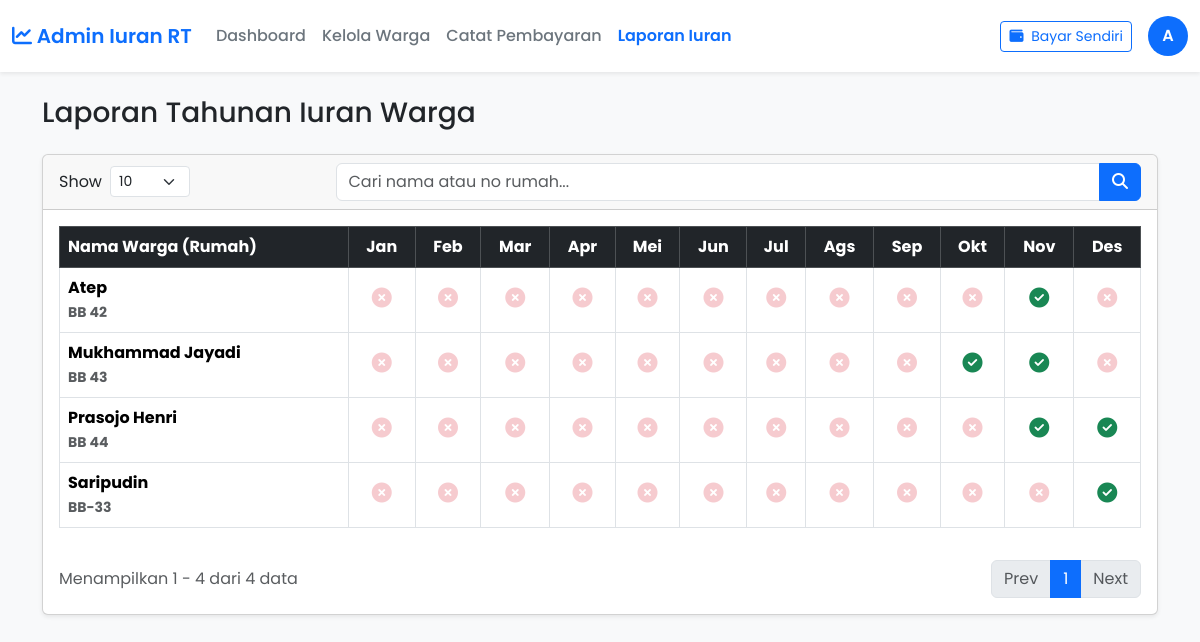
/admin/laporan.php (signed in), run on the app's committed database.
### tables this page shows
CREATE TABLE `profil_warga` (
  `id_warga` int NOT NULL,
  `id_pengguna` int DEFAULT NULL,
  `nama_lengkap` varchar(100) NOT NULL,
  `no_rumah` varchar(10) NOT NULL,
  `no_telepon` varchar(20) DEFAULT NULL
);

### admin/laporan.php (the view, shortened to what this page needs)
<?php
include 'templates/header.php';
$tahun_laporan = isset($_GET['tahun']) ? intval($_GET['tahun']) : date('Y');
$search = isset($_GET['search']) ? $_GET['search'] : '';
$limit = isset($_GET['limit']) ? intval($_GET['limit']) : 10;
$page = isset($_GET['page']) ? intval($_GET['page']) : 1;
$offset = ($page - 1) * $limit;
$where_clause = "WHERE 1=1";
$total_res = $conn->query("SELECT COUNT(*) as total FROM profil_warga w $where_clause");
$total_warga = $total_res->fetch_assoc()['total'];
$total_pages = ($limit == -1) ? 1 : ceil($total_warga / $limit);
$sql = "
    SELECT
        w.id_warga,
        w.nama_lengkap,
        w.no_rumah,
        GROUP_CONCAT(SUBSTRING(t.periode_tagihan, 6, 2)) as bulan_lunas
    FROM
        profil_warga w
    LEFT JOIN
        transaksi t ON w.id_warga = t.id_warga AND t.periode_tagihan LIKE '$tahun_laporan-%'
    $where_clause
    GROUP BY
        w.id_warga
    ORDER BY
        w.no_rumah ASC
";
if ($limit != -1) {
    $sql .= " LIMIT $limit OFFSET $offset";
}
$warga_result = $conn->query($sql);
$bulan_nama = [1 => 'Jan', 'Feb', 'Mar', 'Apr', 'Mei', 'Jun', 'Jul', 'Ags', 'Sep', 'Okt', 'Nov', 'Des'];
$start_entry = ($total_warga == 0) ? 0 : $offset + 1;
$end_entry = ($limit == -1) ? $total_warga : min($offset + $limit, $total_warga);
?>
<h3 class="mb-4">Laporan Tahunan Iuran Warga</h3>
<div class="card shadow-sm">
    <div class="card-header">
        <div class="row align-items-center">
            <div class="col-md-3">
                <form method="GET" action="" class="d-flex align-items-center">
                    <label class="form-label me-2 mb-0">Show</label>
                    <select name="limit" class="form-select form-select-sm" style="width: 80px;" onchange="this.form.submit()">
                        <option value="10" <?php if ($limit == 10) echo 'selected'; ?>>10</option>
                    </select>
                </form>
            </div>
            <div class="col-md-9">
                <form method="GET">
                    <div class="input-group">
                        <input type="text" name="search" class="form-control" placeholder="Cari nama atau no rumah..." value="<?php echo htmlspecialchars($search); ?>">
                        <button class="btn btn-primary" type="submit"><i class="fas fa-search"></i></button>
                    </div>
                </form>
            </div>
        </div>
    </div>
    <div class="card-body">
        <div class="table-responsive">
            <table class="table table-bordered table-hover text-center align-middle">
                <thead class="table-dark">
                    <tr>
                        <th class="text-start">Nama Warga (Rumah)</th>
                        <?php foreach ($bulan_nama as $nama) echo "<th>$nama</th>"; ?>
                    </tr>
                </thead>
                <tbody>
                    <?php if ($warga_result->num_rows > 0): ?>
                        <?php while ($row = $warga_result->fetch_assoc()):
                            $lunas_arr = !empty($row['bulan_lunas']) ? explode(',', $row['bulan_lunas']) : [];
                        ?>
                        <tr>
                            <td class="text-start fw-bold">
                                <?php echo htmlspecialchars($row['nama_lengkap']); ?> <br>
                                <small class="text-muted"><?php echo htmlspecialchars($row['no_rumah']); ?></small>
                            </td>
                            <?php for ($i = 1; $i <= 12; $i++):
                                $bulan_str = str_pad($i, 2, '0', STR_PAD_LEFT);
                                $is_lunas = in_array($bulan_str, $lunas_arr);
                            ?>
                                <td>
                                    <?php if ($is_lunas): ?>
                                        <i class="fas fa-check-circle text-success fs-5" title="Lunas"></i>
                                    <?php else: ?>
                                        <i class="fas fa-times-circle text-danger fs-5 opacity-25" title="Belum"></i>
                                    <?php endif; ?>
                                </td>
                            <?php endfor; ?>
                        </tr>
                        <?php endwhile; ?>
                    <?php else: ?>
                        <tr><td colspan="13">Data tidak ditemukan.</td></tr>
                    <?php endif; ?>
                </tbody>
            </table>
        </div>
        <div class="row mt-3 align-items-center">
            <div class="col-md-6">
                <p class="text-muted mb-0">
                    Menampilkan <?php echo $start_entry; ?> - <?php echo $end_entry; ?> dari <?php echo $total_warga; ?> data
                </p>
            </div>
            <div class="col-md-6">
                <nav>
                    <ul class="pagination justify-content-end mb-0">
                        <li class="page-item <?php echo ($page <= 1) ? 'disabled' : ''; ?>">
                            <a class="page-link" href="?tahun=<?php echo $tahun_laporan; ?>&limit=<?php echo $limit; ?>&search=<?php echo $search; ?>&page=<?php echo $page - 1; ?>">Prev</a>
                        </li>
                        <?php for ($i = 1; $i <= $total_pages; $i++): ?>
                        <li class="page-item <?php echo ($page == $i) ? 'active' : ''; ?>">
                            <a class="page-link" href="?tahun=<?php echo $tahun_laporan; ?>&limit=<?php echo $limit; ?>&search=<?php echo $search; ?>&page=<?php echo $i; ?>"><?php echo $i; ?></a>
                        </li>
                        <?php endfor; ?>
                        <li class="page-item <?php echo ($page >= $total_pages) ? 'disabled' : ''; ?>">
                            <a class="page-link" href="?tahun=<?php echo $tahun_laporan; ?>&limit=<?php echo $limit; ?>&search=<?php echo $search; ?>&page=<?php echo $page + 1; ?>">Next</a>
                        </li>
                    </ul>
                </nav>
            </div>
        </div>
    </div>
</div>
<?php include 'templates/footer.php'; ?>

### admin/templates/header.php (style rules this page uses)
body { font-family: 'Poppins', sans-serif; background-color: #f8f9fa; }

### data on the page
profil_warga: nama_lengkap "Atep", no_rumah "BB 42"
profil_warga: nama_lengkap "Mukhammad Jayadi", no_rumah "BB 43"
profil_warga: nama_lengkap "Prasojo Henri", no_rumah "BB 44"
profil_warga: nama_lengkap "Saripudin", no_rumah "BB-33"

### other printed values
$initials "A"
$nama "Jan"
$nama "Feb"
$nama "Mar"
$nama "Apr"
$nama "Mei"
$nama "Jun"
$nama "Jul"
$nama "Ags"
$nama "Sep"
$nama "Okt"
$nama "Nov"
$nama "Des"
$start_entry "1"
$end_entry "4"
